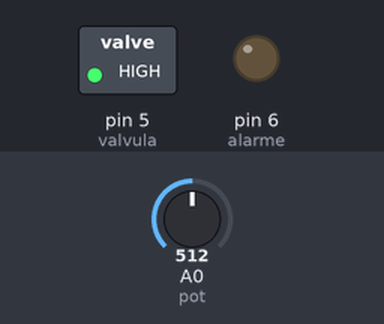
The sketch below on a simulated Arduino Uno, built with avr-gcc and run on an emulated ATmega328P. Parts: switched loads named in the sketch (green lamp = pin HIGH), output pins drawn as LEDs (lit = HIGH). Dashed ring = blinking. Inputs (shaded band) come from the test bench; at power-on: A0 (pot) = 512.

Above: at 1.2 s.
1.3 s: A0 (pot) set to 805
2.8 s: A0 (pot) set to 836
At 3.2 s:
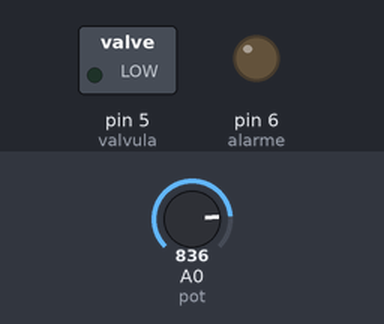
4.3 s: A0 (pot) set to 958
5.8 s: A0 (pot) set to 990
At 5.95 s:
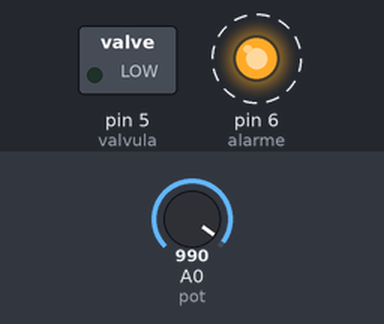
8.8 s: A0 (pot) set to 322
11.8 s: A0 (pot) set to 295
At 12.5 s:
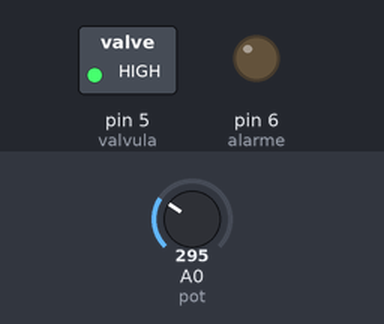
Timing chart, 0 to 14.3 s (numbered marks = the images above; inputs shaded):
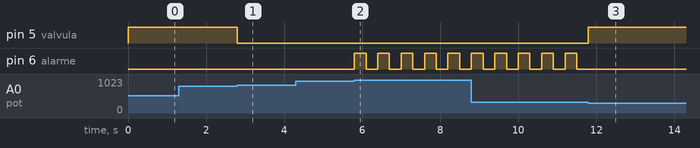

The sketch:

Silo.ino
```cpp
const int pot = A0;
const int valvula = 5;
const int alarme = 6;

bool travado = false;
unsigned long tempoAnterior = 0;
bool pisca = false;

void setup() {
  pinMode(valvula, OUTPUT);
  pinMode(alarme, OUTPUT);
}

void loop() {
  int nivel = analogRead(pot);

  if(nivel >= 972){ //95%
    travado = true;
  }

  if(travado){
    digitalWrite(valvula, LOW);

    if(millis()-tempoAnterior>=300){
      tempoAnterior=millis();
      pisca=!pisca;
      digitalWrite(alarme,pisca);
    }

    if(nivel <= 307){ //30%
      travado=false;
    }
  } else {
    digitalWrite(alarme, LOW);
    if(nivel < 819) digitalWrite(valvula, HIGH); //80%
    else digitalWrite(valvula, LOW);
  }
}
```

Measured:
- the behaviour switches between 818 and 819 on A0 (pot) (found by bisection; images 0 and 1)
- the behaviour switches between 971 and 972 on A0 (pot) (found by bisection; images 1 and 2)
- the behaviour switches between 308 and 307 on A0 (pot) (found by bisection; images 2 and 3)
- after the input at 1.3 s, every drawn part: stays the same
- after the input at 2.8 s, pin 5 (valvula): HIGH → LOW at once
- after the input at 4.3 s, every drawn part: stays the same
- after the input at 5.8 s, pin 6 (alarme): alternates HIGH for 0.30 s and LOW for 0.30 s, starting at once
- after the input at 11.8 s, pin 5 (valvula): LOW → HIGH at once; pin 6 (alarme): stops changing and stays LOW
